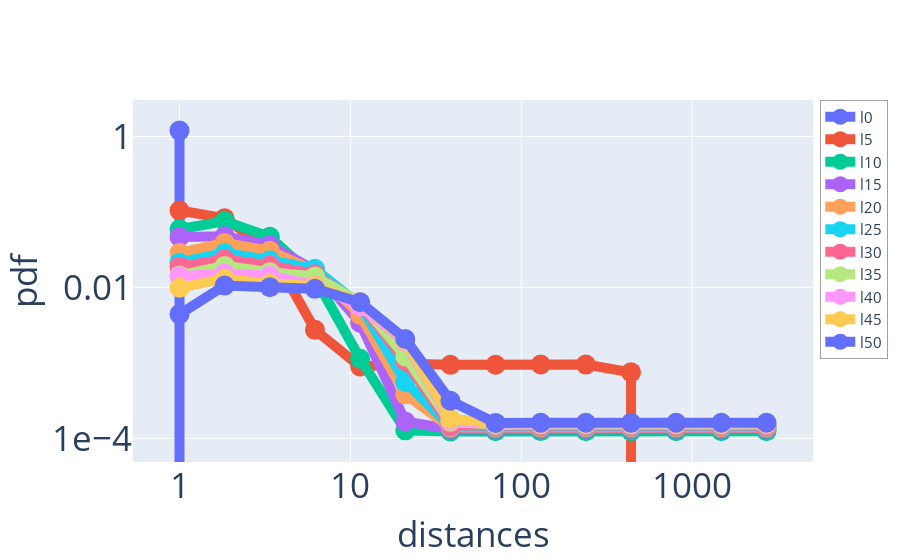

The notebook cell saved with this chart:
### Code cell
fig = go.Figure()

for loi in layers[::5]:
    if len(loi)>10000:
        leaves = np.random.choice(loi.nodes,size=10000,replace=False)
    else:
        leaves = loi.nodes
    avg_leaves = loi.median
    #distances = np.ravel(list(map(lambda leaf_A: list(map(lambda leaf_B: abs(leaf_A[1]-leaf_B[1])/avg_leaves if leaf_A[0] < leaf_B[0] else np.nan,enumerate(leaves))),enumerate(leaves))))
    distances = np.ravel(list(map(lambda leaf: abs(leaf-avg_leaves),enumerate(leaves))))
    distances = distances[~np.isnan(distances)]
    distances = distances[distances>0]
    
    n_leaves = len(leaves)

    bins=np.logspace(np.log10(distances.min()),np.log10(5e3), 15)
    #bins=np.linspace(distances.min(),distances.max(),20)
    bins, edges = np.histogram(distances, bins=bins, density=True)
    esges = (edges[1:]+edges[:1])/2
    fig.add_trace(go.Scatter(x=edges,y=bins,  marker=dict(size=20), line=dict(width=10), name=loi.__repr__().split(",")[0]))

fig.update_layout(xaxis=dict(title="distances", titlefont_size=35, tickfont_size=35, type="log", nticks= 4),
                 yaxis=dict(title="pdf", titlefont_size=35,tickfont_size=35, type="log", exponentformat="e", showexponent='all', nticks=4),
                 legend=dict(x=1.01,y=1,borderwidth=0.5,font_size=15,orientation="v"))

fig.show()
fig.write_image("images/distance_pdf_layers.pdf")
fig.write_html("images/distance_pdf_layers.html")

### Figure 1 — Plotly figure (JSON) as saved in the notebook; plotly's stock layout.template omitted (floating-point values rounded to 4 significant figures)
{"data": [{"line": {"width": 10}, "marker": {"size": 20}, "name": "l0", "type": "scatter", "x": [1, 1.837, 3.376, 6.203, 11.4, 20.94, 38.48, 70.71, 129.9, 238.7, 438.7, 806.0, 1481.0, 2721.0, 5000.0], "y": [1.194, 0, 0, 0, 0, 0, 0, 0, 0, 0, 0, 0, 0, 0]}, {"line": {"width": 10}, "marker": {"size": 20}, "name": "l5", "type": "scatter", "x": [1, 1.837, 3.376, 6.203, 11.4, 20.94, 38.48, 70.71, 129.9, 238.7, 438.7, 806.0, 1481.0, 2721.0, 5000.0], "y": [0.1044, 0.08216, 0.03194, 0.002745, 0.0008962, 0.0009755, 0.0009439, 0.0009471, 0.0009523, 0.0009509, 0.0007504, 0, 0, 0]}, {"line": {"width": 10}, "marker": {"size": 20}, "name": "l10", "type": "scatter", "x": [1, 1.837, 3.376, 6.203, 11.4, 20.94, 38.48, 70.71, 129.9, 238.7, 438.7, 806.0, 1481.0, 2721.0, 5000.0], "y": [0.05901, 0.07575, 0.04688, 0.01333, 0.001137, 0.0001281, 0.0001239, 0.0001243, 0.000125, 0.0001248, 0.0001247, 0.0001248, 0.0001249, 0.0001248]}, {"line": {"width": 10}, "marker": {"size": 20}, "name": "l15", "type": "scatter", "x": [1, 1.837, 3.376, 6.203, 11.4, 20.94, 38.48, 70.71, 129.9, 238.7, 438.7, 806.0, 1481.0, 2721.0, 5000.0], "y": [0.0467, 0.04771, 0.03607, 0.01691, 0.003412, 0.0001674, 0.0001325, 0.000133, 0.0001337, 0.0001335, 0.0001334, 0.0001335, 0.0001336, 0.0001334]}, {"line": {"width": 10}, "marker": {"size": 20}, "name": "l20", "type": "scatter", "x": [1, 1.837, 3.376, 6.203, 11.4, 20.94, 38.48, 70.71, 129.9, 238.7, 438.7, 806.0, 1481.0, 2721.0, 5000.0], "y": [0.02878, 0.03888, 0.03058, 0.01667, 0.004316, 0.0003835, 0.0001391, 0.0001396, 0.0001404, 0.0001402, 0.00014, 0.0001401, 0.0001402, 0.0001401]}, {"line": {"width": 10}, "marker": {"size": 20}, "name": "l25", "type": "scatter", "x": [1, 1.837, 3.376, 6.203, 11.4, 20.94, 38.48, 70.71, 129.9, 238.7, 438.7, 806.0, 1481.0, 2721.0, 5000.0], "y": [0.02138, 0.02861, 0.02293, 0.01762, 0.005838, 0.0005597, 0.0001433, 0.0001438, 0.0001446, 0.0001444, 0.0001442, 0.0001444, 0.0001445, 0.0001443]}, {"line": {"width": 10}, "marker": {"size": 20}, "name": "l30", "type": "scatter", "x": [1, 1.837, 3.376, 6.203, 11.4, 20.94, 38.48, 70.71, 129.9, 238.7, 438.7, 806.0, 1481.0, 2721.0, 5000.0], "y": [0.01884, 0.02361, 0.01954, 0.01496, 0.006051, 0.001061, 0.0001478, 0.0001483, 0.0001491, 0.0001489, 0.0001487, 0.0001489, 0.000149, 0.0001488]}, {"line": {"width": 10}, "marker": {"size": 20}, "name": "l35", "type": "scatter", "x": [1, 1.837, 3.376, 6.203, 11.4, 20.94, 38.48, 70.71, 129.9, 238.7, 438.7, 806.0, 1481.0, 2721.0, 5000.0], "y": [0.01441, 0.01926, 0.01594, 0.01397, 0.00637, 0.00122, 0.0001659, 0.0001522, 0.0001531, 0.0001528, 0.0001526, 0.0001528, 0.0001529, 0.0001527]}, {"line": {"width": 10}, "marker": {"size": 20}, "name": "l40", "type": "scatter", "x": [1, 1.837, 3.376, 6.203, 11.4, 20.94, 38.48, 70.71, 129.9, 238.7, 438.7, 806.0, 1481.0, 2721.0, 5000.0], "y": [0.01409, 0.01534, 0.01431, 0.01078, 0.005622, 0.001893, 0.0001709, 0.0001568, 0.0001577, 0.0001574, 0.0001572, 0.0001574, 0.0001575, 0.0001573]}, {"line": {"width": 10}, "marker": {"size": 20}, "name": "l45", "type": "scatter", "x": [1, 1.837, 3.376, 6.203, 11.4, 20.94, 38.48, 70.71, 129.9, 238.7, 438.7, 806.0, 1481.0, 2721.0, 5000.0], "y": [0.009888, 0.01314, 0.01115, 0.01042, 0.006356, 0.001961, 0.0001828, 0.0001587, 0.0001595, 0.0001593, 0.0001591, 0.0001592, 0.0001593, 0.0001592]}, {"line": {"width": 10}, "marker": {"size": 20}, "name": "l50", "type": "scatter", "x": [1, 1.837, 3.376, 6.203, 11.4, 20.94, 38.48, 70.71, 129.9, 238.7, 438.7, 806.0, 1481.0, 2721.0, 5000.0], "y": [0.004426, 0.01058, 0.01009, 0.009586, 0.006365, 0.002077, 0.000315, 0.0001606, 0.0001614, 0.0001612, 0.000161, 0.0001612, 0.0001613, 0.0001611]}], "layout": {"autosize": true, "legend": {"borderwidth": 0.5, "font": {"size": 15}, "orientation": "v", "x": 1.01, "y": 1}, "xaxis": {"autorange": true, "nticks": 4, "range": [-0.2547, 3.689], "tickfont": {"size": 35}, "title": {"font": {"size": 35}, "text": "distances"}, "type": "log"}, "yaxis": {"autorange": true, "exponentformat": "e", "nticks": 4, "range": [-4.399, 0.569], "showexponent": "all", "tickfont": {"size": 35}, "title": {"font": {"size": 35}, "text": "pdf"}, "type": "log"}}}
